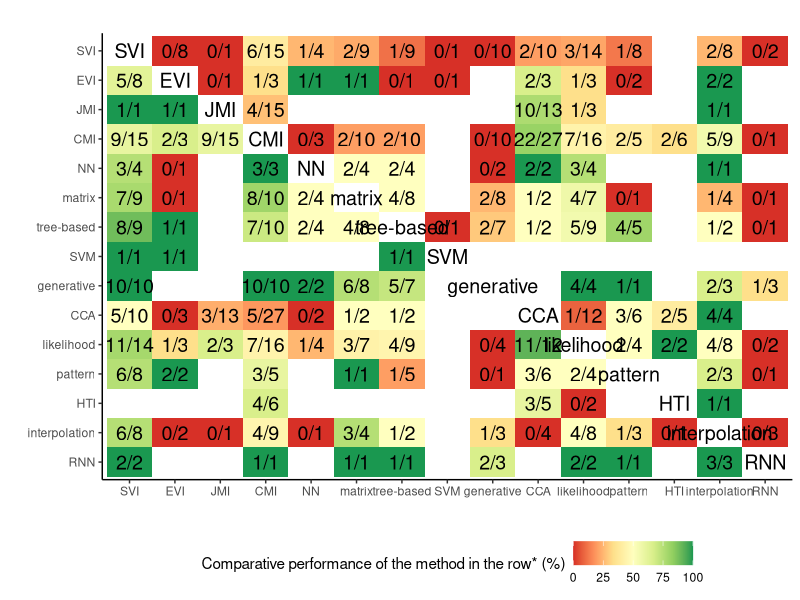
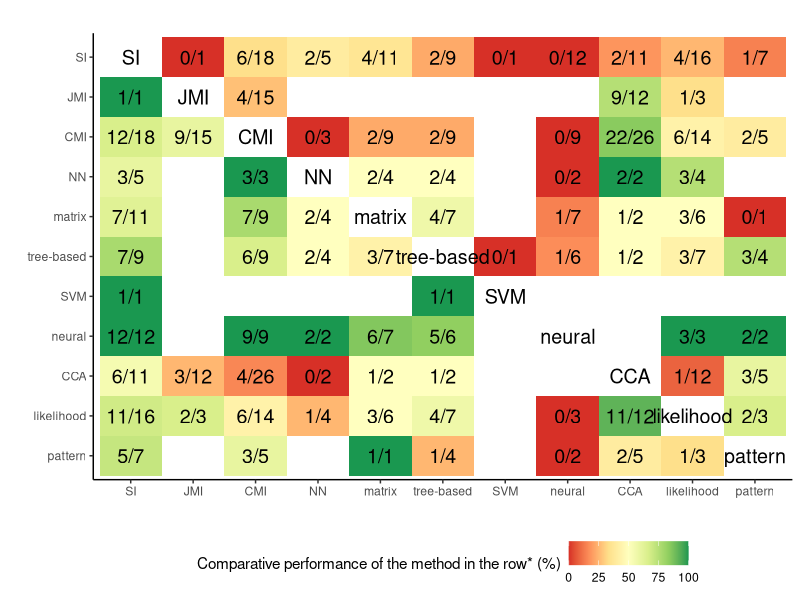
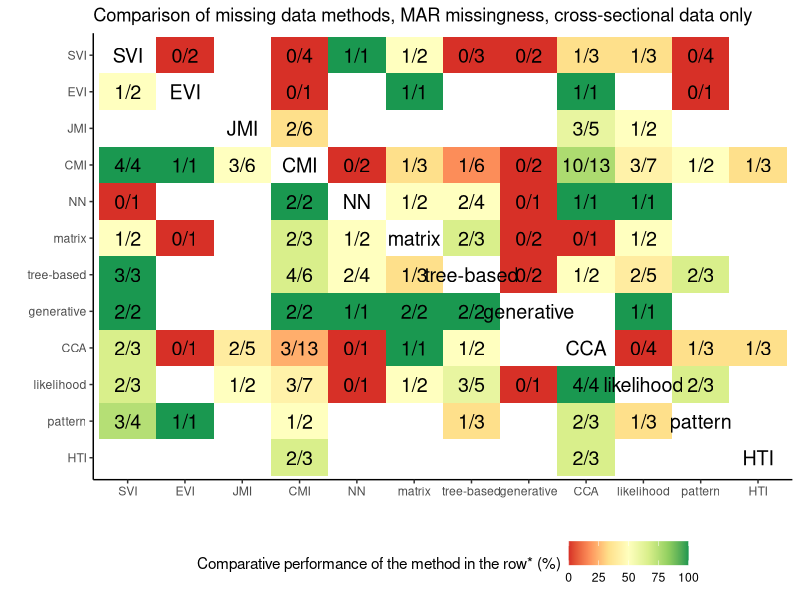
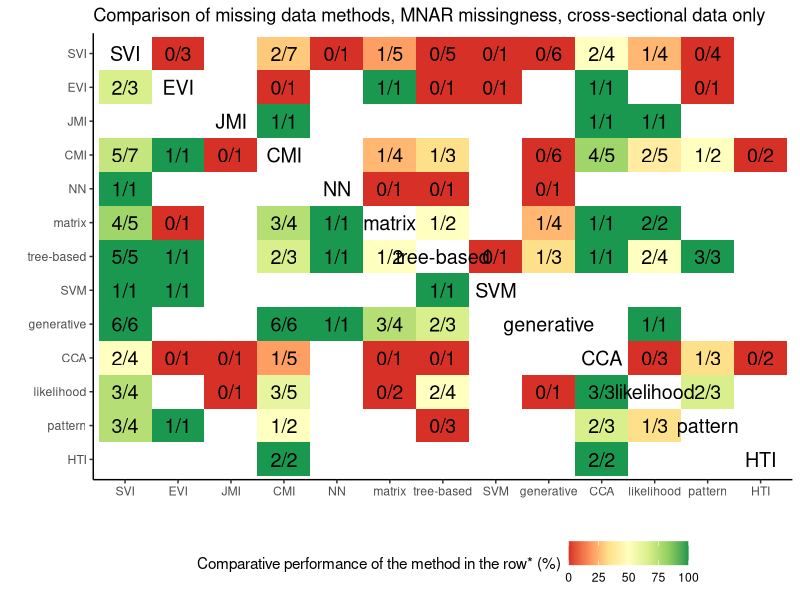
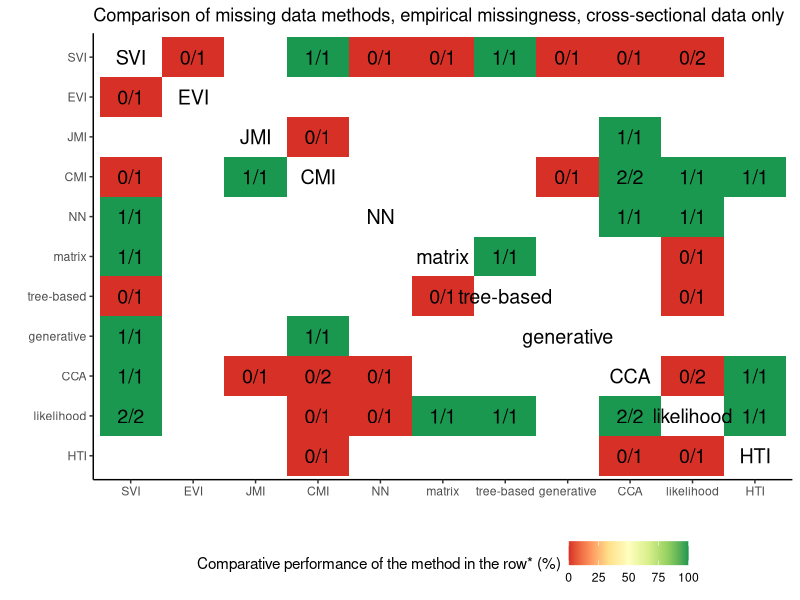
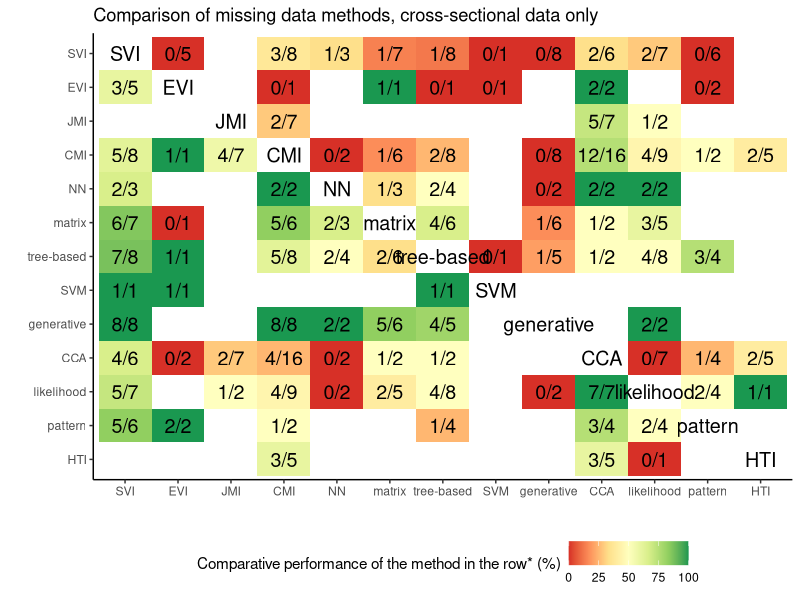
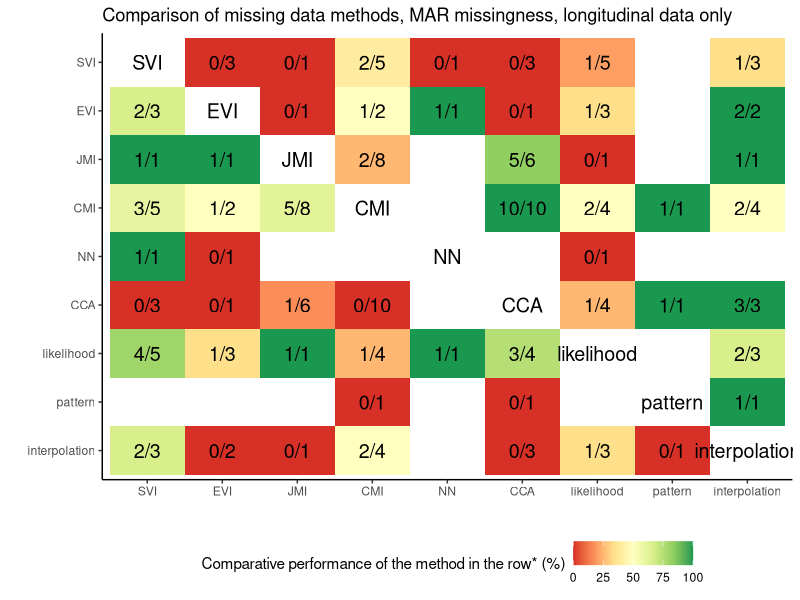
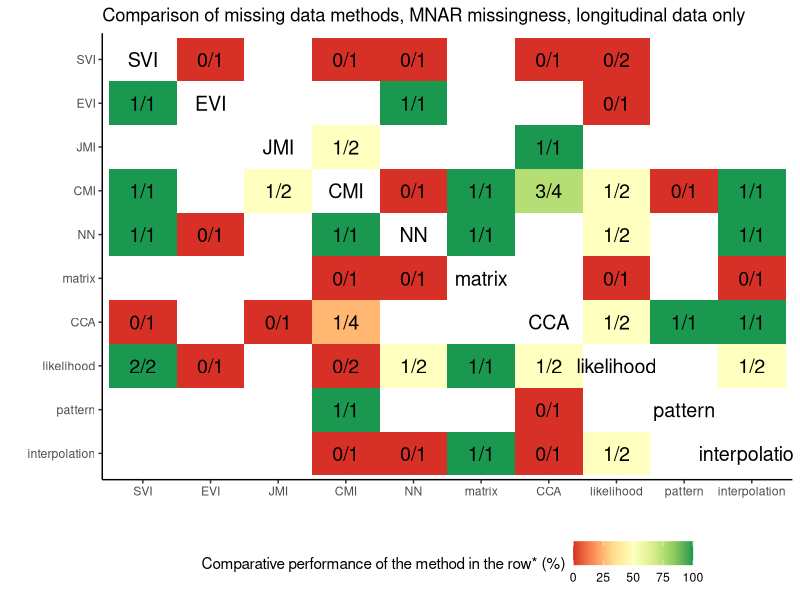

These charts were generated, in order, by the following R code:
# lit review
library(tidyverse)

# full results
dat <-
  readxl::read_excel(
    "./asreview_result_clinical-applications-of-ai.xlsx",
    sheet = "Export",
    na = "0"
  ) 

# aggregated methods
dat2 <-
  readxl::read_excel(
    "./asreview_result_clinical-applications-of-ai.xlsx",
    sheet = "Export2",
    na = "0"
  ) %>% filter(is.na(duplicate)) %>% select(-duplicate)

# analyze data
analyze <- function(data) {
  # exclude unused methods and paper characteristics (columns 1-4)
  excl <- colMeans(data, na.rm = TRUE) == "NaN"
  excl[1:4] <- TRUE
  
  # labels of used methods
  methods <- names(data)[!excl]
  
  results <- purrr::map_dfr(1:length(methods), function(x) {
    purrr::map_dfr(methods, function(y) {
      sum(data[, methods[x]] < data[, y], na.rm = TRUE) %>%
        c(., sum(data[, methods[x]] > 0 &
                   data[, y] > 0, na.rm = TRUE)) %>%
        setNames(., c("count", "total")) #name per method: c(methods[x],paste0(methods[x], "_sum"))
    }) %>%
      cbind(method = methods[x], versus = methods, .)
  }) %>%
    mutate(
      method = factor(method, levels = rev(methods)),
      versus = factor(versus, levels = methods),
      label = paste0(count, "/", total)
    )
  is.na(results$label) <- results[, "label"] == "0/0"
  results$diag <- results[, "method"] == results[, "versus"]
  results[results$diag, "label"] <- methods
  results[results$diag, "count"] <- NA
  return(results)
}

# plot results
plot_results <- function(results, title_text) {
  ggplot(
    results,
    aes(
      x = versus,
      y = method,
      fill = 100 * count / total,
      label = label#,
      #fontface = ifelse(diag, 2, 1)
    )
  ) +
    geom_tile() +
    geom_text(size = 5) +#size = ifelse(results$diag, 2.5, 4.5)) +
    labs(x = "", y = "", title = title_text) +
    scale_fill_distiller(
      palette = "RdYlGn",
      name = "Comparative performance of the method in the row* (%)",
      na.value = "white",
      direction = 1
    ) + #, low="white", high="darkgrey", na.value = "white") +
    theme_classic() +
    theme(legend.position = "bottom") # "Performance \n(% studies \nin which \nmethod in \nrow > column)
}

# for all studies combined
results_full_data <- analyze(dat)
results_all <- plot_results(results_full_data, "")
results_all

# aggregated methods
results_aggregated <- analyze(dat2) %>% plot_results(., "")
results_aggregated

# # longitudinal only
# results_long <- dat %>%
#   filter(longitudinal==1) %>%
#   analyze()
# plot_results(results_long, "Comparison of missing data methods, all longitudinal data")

# # cross-sectional only
# results_cros <- dat %>%
#   filter(is.na(longitudinal)) %>%
#   analyze()
# plot_results(results_cros, "Comparison of missing data methods, all cross-sectional data")

#############

# MAR, cross-sectional only
results_MAR_cros <- dat %>% filter(MAR == 1) %>%
  filter(is.na(longitudinal)) %>%
  analyze() %>%
  plot_results("Comparison of missing data methods, MAR missingness, cross-sectional data only")
results_MAR_cros

# MNAR, cross-sectional only
results_MNAR_cros <- dat %>% filter(MNAR == 1) %>%
  filter(is.na(longitudinal)) %>%
  analyze() %>%
  plot_results("Comparison of missing data methods, MNAR missingness, cross-sectional data only")
results_MNAR_cros

# empirical cross-sectional only
results_emp_cros <- dat %>% filter(empirical == 1) %>%
  filter(is.na(longitudinal)) %>%
  analyze() %>%
  plot_results("Comparison of missing data methods, empirical missingness, cross-sectional data only")
results_emp_cros

# all cross-sectional
results_all_cros <- dat %>%
  filter(is.na(longitudinal)) %>%
  analyze() %>%
  plot_results("Comparison of missing data methods, cross-sectional data only")
results_all_cros

##############

# MAR longitudinal only
results_MAR_long <- dat %>% filter(MAR == 1) %>%
  filter(longitudinal == 1) %>%
  analyze() %>%
  plot_results("Comparison of missing data methods, MAR missingness, longitudinal data only")
results_MAR_long

# MNAR longitudinal only
results_MNAR_long <- dat %>% filter(MNAR == 1) %>%
  filter(longitudinal == 1) %>%
  analyze() %>%
  plot_results("Comparison of missing data methods, MNAR missingness, longitudinal data only")
results_MNAR_long

# empirical longitudinal only
results_emp_long <- dat %>% filter(empirical == 1) %>%
  filter(longitudinal == 1) %>%
  analyze() %>%
  plot_results("Comparison of missing data methods, empirical missingness, longitudinal data only")
results_emp_long

# all longitudinal
results_all_long <- dat %>%
  filter(longitudinal == 1) %>%
  analyze() %>%
  plot_results("Comparison of missing data methods, longitudinal data only")
results_all_long


# combine plots
library(patchwork)
excl_cros <-
  apply(dat[is.na(dat$longitudinal), -c(1:4)], 2, function(x) {
    all(is.na(x))
  }) %>% c(rep(TRUE, 4), .)
excl_long <-
  apply(dat[dat$longitudinal == 1, -c(1:4)], 2, function(x) {
    all(is.na(x))
  }) %>% c(rep(TRUE, 4), .) #dat %>% filter(longitudinal==1) %>% colMeans(., na.rm=TRUE) == "NaN"

# cross-sectional
(results_MAR_cros + scale_y_discrete(limits = rev(names(dat)[!excl_cros]))) +
  (results_MNAR_cros + scale_y_discrete(limits = rev(names(dat)[!excl_cros]))) +
  (results_emp_cros + scale_y_discrete(limits = rev(names(dat)[!excl_cros]))) +
  plot_layout(guides = 'collect')

# longitudinal
(results_MAR_long + scale_y_discrete(limits = rev(names(dat)[!excl_long]))) +
  (results_MNAR_long + scale_y_discrete(limits = rev(names(dat)[!excl_long]))) +
  (results_emp_long + scale_y_discrete(limits = rev(names(dat)[!excl_long]))) +
  plot_layout(guides = 'collect')
# OLD CODE
# results <- purrr::map_dfr(1:15, function(x){
#   purrr::map_dfr(methods, function(y){
#     sum(dat[, methods[x]]<dat[,y], na.rm=TRUE) %>%
#       c(., sum(dat[, methods[x]]> 0 & dat[,y] > 0, na.rm = TRUE)) %>%
#       setNames(., c("count", "total")) #name per method: c(methods[x],paste0(methods[x], "_sum"))
#     }) %>%
#     cbind(method = methods[x], versus = methods, .)}) %>%
#   mutate(method = factor(method, levels=rev(methods)),
#          versus = factor(versus, levels=methods),
#          label = paste0(count,"/",total))
# is.na(results$label) <- results[, "label"]=="0/0"
# results[results[,"method"]==results[,"versus"], "label"] <- methods


# MNAR_results <- purrr::map_dfr(1:19, function(x){
#   purrr::map_dfr(methods, function(y){
#     sum(MNAR_dat[, methods[x]]< MNAR_dat[,y], na.rm=TRUE) %>%
#       c(., sum(MNAR_dat[, methods[x]]> 0 & MNAR_dat[,y] > 0, na.rm = TRUE)) %>%
#       setNames(., c("count", "total")) #name per method: c(methods[x],paste0(methods[x], "_sum"))
#   }) %>%
#     cbind(method = methods[x], versus = methods, .)}) %>%
#   mutate(method = factor(method, levels=rev(methods)),
#          versus = factor(versus, levels=methods),
#          label = paste0(count,"/",total))
# is.na(MNAR_results$label) <- MNAR_results[, "label"]=="0/0"
# MNAR_results[results[,"method"]==MNAR_results[,"versus"], "label"] <- methods

# # check which methods are not used at all
# MNAR_results <- MNAR_results %>%
#   filter(method != "RNN") %>% filter(method != "kernel") %>%
#   filter(versus != "RNN") %>% filter(versus != "kernel")

# ggplot(results_MNAR, aes(x=versus, y=method, fill=count/total, label = label))+
#   geom_tile() +
#   geom_text() +
#   labs(x = "", y="", title = "Comparison of missing data methods, MNAR mmissingness only") +
#   scale_fill_gradient(name = "Performance \n(row > column)", low="white", high="darkgrey", na.value = "white") +
#   theme_bw()
